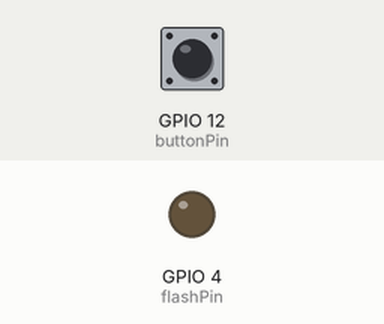
This sketch was run on a simulated ESP32. On the bench: output pins drawn as LEDs (lit = HIGH). The test bench sets the inputs (shaded band); at power-on: GPIO 12 (buttonPin) HIGH. WiFi joins after 1.5 s; servers stay silent unless stated; uploads are accepted with an empty reply; the camera gives no picture; what the sketch prints to the serial monitor is not drawn.

Above: at 3.0 s.
3.1 s: GPIO 12 (buttonPin) pulled LOW for 0.15 s
At 3.6 s:
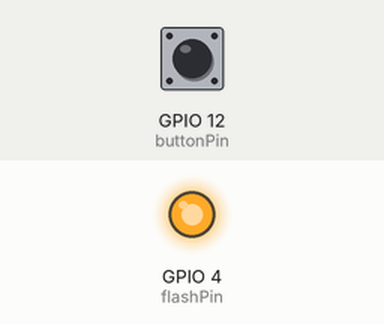
Timing chart, 0 to 6.1 s (numbered marks = the images above; inputs shaded):
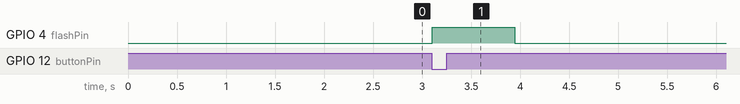

The sketch:

esp32_cam_code1.ino
```cpp
#include "esp_camera.h"
#include <WiFi.h>
#include <HTTPClient.h>

// WiFi credentials
const char* ssid = "Thebasement";
const char* password = "Fmab1357";

// Server endpoint
const char* serverUrl = "http://10.0.0.136:5000/upload";

// GPIO for the button and flash
const int buttonPin = 12;
const int flashPin = 4;  // GPIO 4 controls the flash (LED)

bool lastButtonState = LOW;

void startCamera() {
  camera_config_t config;
  config.ledc_channel = LEDC_CHANNEL_0;
  config.ledc_timer = LEDC_TIMER_0;
  config.pin_d0 = 5;
  config.pin_d1 = 18;
  config.pin_d2 = 19;
  config.pin_d3 = 21;
  config.pin_d4 = 36;
  config.pin_d5 = 39;
  config.pin_d6 = 34;
  config.pin_d7 = 35;
  config.pin_xclk = 0;
  config.pin_pclk = 22;
  config.pin_vsync = 25;
  config.pin_href = 23;
  config.pin_sscb_sda = 26;
  config.pin_sscb_scl = 27;
  config.pin_pwdn = 32;
  config.pin_reset = -1;
  config.xclk_freq_hz = 20000000;
  config.pixel_format = PIXFORMAT_JPEG;

  if(psramFound()) {
    config.frame_size = FRAMESIZE_VGA;
    config.jpeg_quality = 10;
    config.fb_count = 1;  // force single buffer to avoid stale frames
  } else {
    config.frame_size = FRAMESIZE_CIF;
    config.jpeg_quality = 12;
    config.fb_count = 1;
  }

  esp_err_t err = esp_camera_init(&config);
  if (err != ESP_OK) {
    Serial.printf("Camera init failed with error 0x%x", err);
    return;
  }
}

void setup() {
  Serial.begin(115200);

  pinMode(buttonPin, INPUT_PULLUP);  // button connected to GND when pressed
  pinMode(flashPin, OUTPUT);         // flash LED pin

  WiFi.begin(ssid, password);
  Serial.print("Connecting to WiFi...");
  while (WiFi.status() != WL_CONNECTED) {
    delay(500);
    Serial.print(".");
  }
  Serial.println("Connected!");

  startCamera();
}

void loop() {
  bool currentButtonState = digitalRead(buttonPin) == LOW;

  if (currentButtonState && !lastButtonState) {
    Serial.println("Button pressed. Flushing old frames...");

    // Flash ON
    digitalWrite(flashPin, HIGH);
    delay(100);  // Let LED illuminate scene

    // Flush old frames
    for (int i = 0; i < 3; i++) {
      camera_fb_t* temp = esp_camera_fb_get();
      if (temp) esp_camera_fb_return(temp);
      delay(100);
    }

    // Capture fresh image
    camera_fb_t* fb = esp_camera_fb_get();
    if (!fb) {
      Serial.println("Camera capture failed");
      digitalWrite(flashPin, LOW);  // Flash OFF
      return;
    }

    Serial.println("Photo captured. Uploading...");
    Serial.printf("Captured size: %d bytes\n", fb->len);

    if (WiFi.status() == WL_CONNECTED) {
      HTTPClient http;
      http.begin(serverUrl);
      http.addHeader("Content-Type", "image/jpeg");

      int httpResponseCode = http.POST(fb->buf, fb->len);
      Serial.printf("HTTP Response code: %d\n", httpResponseCode);
      http.end();
    }

    esp_camera_fb_return(fb);

    // Flash OFF
    digitalWrite(flashPin, LOW);
    delay(500);  // let system cool down before next capture
  }

  lastButtonState = currentButtonState;
  delay(100);
}
```

Measured:
- after the input at 3.1 s, GPIO 4 (flashPin): LOW → HIGH at once, → LOW 0.84 s later
